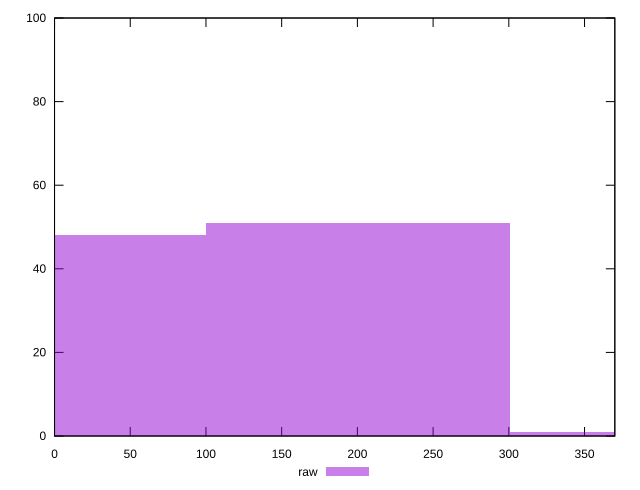

This figure's gnuplot source:
reset

$raw <<EOF
200.62878441908458 51
401.25756883816916 1
0 48
EOF

set key outside below
set boxwidth 200.62878441908458
set xrange [0:370]
set yrange [0:100]
set trange [0:100]
set style fill transparent solid 0.5 noborder
set terminal svg size 640, 490 enhanced background rgb 'white'
set output "report_00019_2021-02-10T18-14-37.922Z//uses-http2/samples/pages+cached/raw/histogram.svg"

plot $raw title "raw" with boxes

reset
